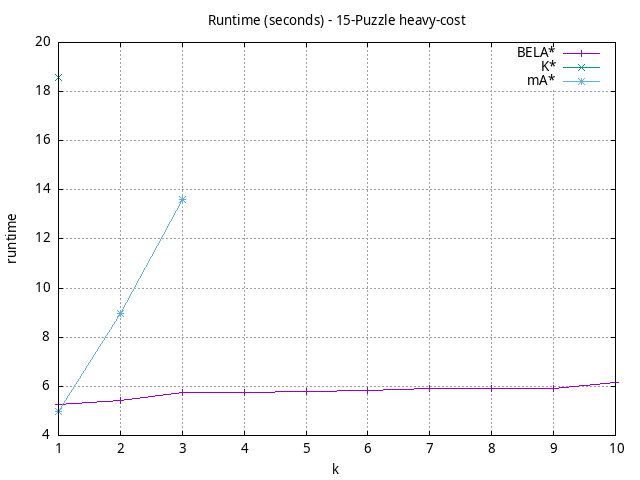

Recreate this plot in gnuplot.
#!/usr/bin/gnuplot
# -*- coding: utf-8 -*-
#
# results/n-puzzle/heavy-cost/15/15puzzle.heuristic.runtime.gnuplot
#
# Started on 12/09/2023 19:56:48
# Author: Carlos Linares López
set grid
set xlabel "k"
set ylabel "runtime"

set title "Runtime (seconds) - 15-Puzzle heavy-cost"

set terminal png enhanced font "Ariel,10"
set output '15puzzle.heuristic.runtime.png'

plot "-" title "BELA*"      with linesp, "-" title "K*"      with linesp, "-" title "mA*"      with linesp

	1 5.2614129975
	2 5.4259285175
	3 5.7489382475
	4 5.738816474999999
	5 5.806451545
	6 5.849303109999999
	7 5.902509637500001
	8 5.897955525
	9 5.928721059999999
	10 6.167045325
end
	1 18.58468248
end
	1 4.981759085
	2 8.9508330925
	3 13.589430557499998
end
